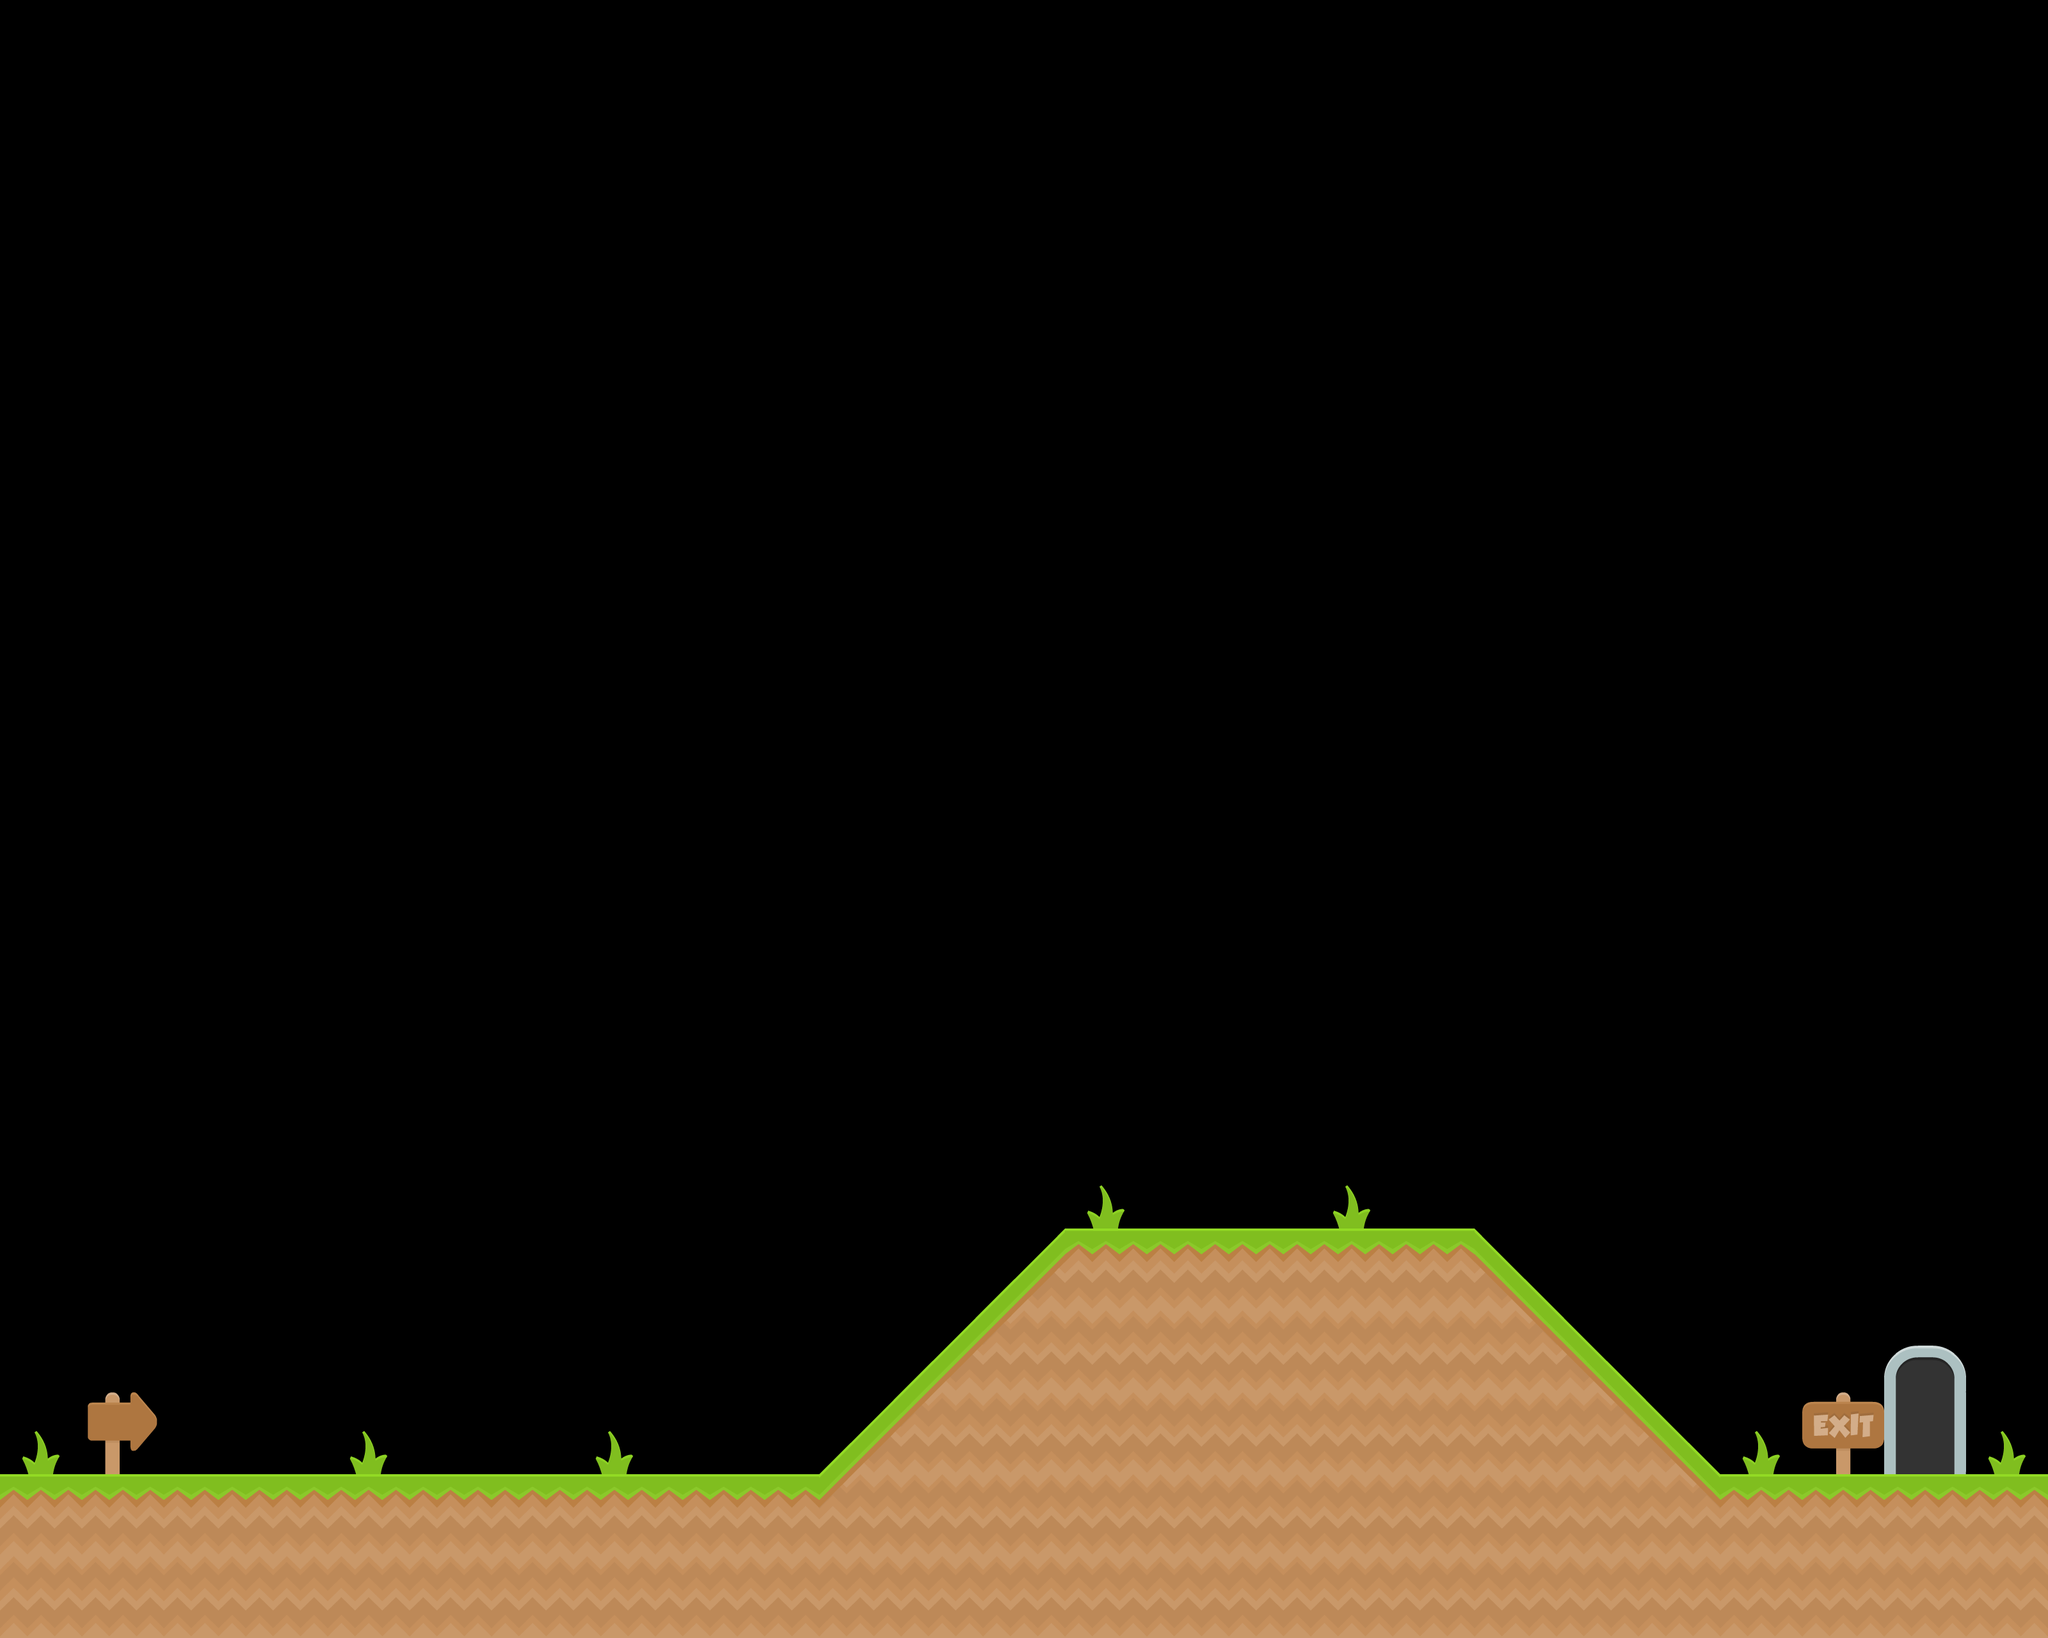

Rendered tile map (Tiled .tmx) drawn with the repository's tilesets; below, a short description and the full map source, tile grids included:
An orthogonal 25x20 tile map with 128x128 px tiles, 4 tile layers (Ladders, Ground, Background, Goal) and 5 objects.

<map version="1.5" tiledversion="1.7.2" orientation="orthogonal" renderorder="right-down" width="25" height="20" tilewidth="128" tileheight="128" infinite="0" nextlayerid="8" nextobjectid="6">
 <tileset firstgid="1" source="arcade_platformer.tsx" />
 <layer id="7" name="Ladders" width="25" height="20">
  <data encoding="csv">
0,0,0,0,0,0,0,0,0,0,0,0,0,0,0,0,0,0,0,0,0,0,0,0,0,
0,0,0,0,0,0,0,0,0,0,0,0,0,0,0,0,0,0,0,0,0,0,0,0,0,
0,0,0,0,0,0,0,0,0,0,0,0,0,0,0,0,0,0,0,0,0,0,0,0,0,
0,0,0,0,0,0,0,0,0,0,0,0,0,0,0,0,0,0,0,0,0,0,0,0,0,
0,0,0,0,0,0,0,0,0,0,0,0,0,0,0,0,0,0,0,0,0,0,0,0,0,
0,0,0,0,0,0,0,0,0,0,0,0,0,0,0,0,0,0,0,0,0,0,0,0,0,
0,0,0,0,0,0,0,0,0,0,0,0,0,0,0,0,0,0,0,0,0,0,0,0,0,
0,0,0,0,0,0,0,0,0,0,0,0,0,0,0,0,0,0,0,0,0,0,0,0,0,
0,0,0,0,0,0,0,0,0,0,0,0,0,0,0,0,0,0,0,0,0,0,0,0,0,
0,0,0,0,0,0,0,0,0,0,0,0,0,0,0,0,0,0,0,0,0,0,0,0,0,
0,0,0,0,0,0,0,0,0,0,0,0,0,0,0,0,0,0,0,0,0,0,0,0,0,
0,0,0,0,0,0,0,0,0,0,0,0,0,0,0,0,0,0,0,0,0,0,0,0,0,
0,0,0,0,0,0,0,0,0,0,0,0,0,0,0,0,0,0,0,0,0,0,0,0,0,
0,0,0,0,0,0,0,0,0,0,0,0,0,0,0,0,0,0,0,0,0,0,0,0,0,
0,0,0,0,0,0,0,0,0,0,0,0,0,0,0,0,0,0,0,0,0,0,0,0,0,
0,0,0,0,0,0,0,0,0,0,0,0,0,0,0,0,0,0,0,0,0,0,0,0,0,
0,0,0,0,0,0,0,0,0,0,0,0,0,0,0,0,0,0,0,0,0,0,0,0,0,
0,0,0,0,0,0,0,0,0,0,0,0,0,0,0,0,0,0,0,0,0,0,0,0,0,
0,0,0,0,0,0,0,0,0,0,0,0,0,0,0,0,0,0,0,0,0,0,0,0,0,
0,0,0,0,0,0,0,0,0,0,0,0,0,0,0,0,0,0,0,0,0,0,0,0,0
</data>
 </layer>
 <layer id="1" name="Ground" width="25" height="20" locked="1">
  <data encoding="csv">
0,0,0,0,0,0,0,0,0,0,0,0,0,0,0,0,0,0,0,0,0,0,0,0,0,
0,0,0,0,0,0,0,0,0,0,0,0,0,0,0,0,0,0,0,0,0,0,0,0,0,
0,0,0,0,0,0,0,0,0,0,0,0,0,0,0,0,0,0,0,0,0,0,0,0,0,
0,0,0,0,0,0,0,0,0,0,0,0,0,0,0,0,0,0,0,0,0,0,0,0,0,
0,0,0,0,0,0,0,0,0,0,0,0,0,0,0,0,0,0,0,0,0,0,0,0,0,
0,0,0,0,0,0,0,0,0,0,0,0,0,0,0,0,0,0,0,0,0,0,0,0,0,
0,0,0,0,0,0,0,0,0,0,0,0,0,0,0,0,0,0,0,0,0,0,0,0,0,
0,0,0,0,0,0,0,0,0,0,0,0,0,0,0,0,0,0,0,0,0,0,0,0,0,
0,0,0,0,0,0,0,0,0,0,0,0,0,0,0,0,0,0,0,0,0,0,0,0,0,
0,0,0,0,0,0,0,0,0,0,0,0,0,0,0,0,0,0,0,0,0,0,0,0,0,
0,0,0,0,0,0,0,0,0,0,0,0,0,0,0,0,0,0,0,0,0,0,0,0,0,
0,0,0,0,0,0,0,0,0,0,0,0,0,0,0,0,0,0,0,0,0,0,0,0,0,
0,0,0,0,0,0,0,0,0,0,0,0,0,0,0,0,0,0,0,0,0,0,0,0,0,
0,0,0,0,0,0,0,0,0,0,0,0,0,0,0,0,0,0,0,0,0,0,0,0,0,
0,0,0,0,0,0,0,0,0,0,0,0,0,0,0,0,0,0,0,0,0,0,0,0,0,
0,0,0,0,0,0,0,0,0,0,0,0,15,17,17,17,17,17,14,0,0,0,0,0,0,
0,0,0,0,0,0,0,0,0,0,0,15,9,3,3,3,3,3,8,14,0,0,0,0,0,
0,0,0,0,0,0,0,0,0,0,15,9,3,3,3,3,3,3,3,8,14,0,0,0,0,
17,17,17,17,17,17,17,17,17,17,9,3,3,3,3,3,3,3,3,3,8,17,17,17,17,
3,3,3,3,3,3,3,3,3,3,3,3,3,3,3,3,3,3,3,3,3,3,3,3,3
</data>
 </layer>
 <layer id="2" name="Background" width="25" height="20" locked="1">
  <data encoding="csv">
0,0,0,0,0,0,0,0,0,0,0,0,0,0,0,0,0,0,0,0,0,0,0,0,0,
0,0,0,0,0,0,0,0,0,0,0,0,0,0,0,0,0,0,0,0,0,0,0,0,0,
0,0,0,0,0,0,0,0,0,0,0,0,0,0,0,0,0,0,0,0,0,0,0,0,0,
0,0,0,0,0,0,0,0,0,0,0,0,0,0,0,0,0,0,0,0,0,0,0,0,0,
0,0,0,0,0,0,0,0,0,0,0,0,0,0,0,0,0,0,0,0,0,0,0,0,0,
0,0,0,0,0,0,0,0,0,0,0,0,0,0,0,0,0,0,0,0,0,0,0,0,0,
0,0,0,0,0,0,0,0,0,0,0,0,0,0,0,0,0,0,0,0,0,0,0,0,0,
0,0,0,0,0,0,0,0,0,0,0,0,0,0,0,0,0,0,0,0,0,0,0,0,0,
0,0,0,0,0,0,0,0,0,0,0,0,0,0,0,0,0,0,0,0,0,0,0,0,0,
0,0,0,0,0,0,0,0,0,0,0,0,0,0,0,0,0,0,0,0,0,0,0,0,0,
0,0,0,0,0,0,0,0,0,0,0,0,0,0,0,0,0,0,0,0,0,0,0,0,0,
0,0,0,0,0,0,0,0,0,0,0,0,0,0,0,0,0,0,0,0,0,0,0,0,0,
0,0,0,0,0,0,0,0,0,0,0,0,0,0,0,0,0,0,0,0,0,0,0,0,0,
0,0,0,0,0,0,0,0,0,0,0,0,0,0,0,0,0,0,0,0,0,0,0,0,0,
0,0,0,0,0,0,0,0,0,0,0,0,0,31,0,0,31,0,0,0,0,0,0,0,0,
0,0,0,0,0,0,0,0,0,0,0,0,0,0,0,0,0,0,0,0,0,0,0,0,0,
0,0,0,0,0,0,0,0,0,0,0,0,0,0,0,0,0,0,0,0,0,0,0,0,0,
31,36,0,0,31,0,0,31,0,0,0,0,0,0,0,0,0,0,0,0,0,31,34,0,31,
0,0,0,0,0,0,0,0,0,0,0,0,0,0,0,0,0,0,0,0,0,0,0,0,0,
0,0,0,0,0,0,0,0,0,0,0,0,0,0,0,0,0,0,0,0,0,0,0,0,0
</data>
 </layer>
 <layer id="4" name="Goal" width="25" height="20" locked="1">
  <data encoding="csv">
0,0,0,0,0,0,0,0,0,0,0,0,0,0,0,0,0,0,0,0,0,0,0,0,0,
0,0,0,0,0,0,0,0,0,0,0,0,0,0,0,0,0,0,0,0,0,0,0,0,0,
0,0,0,0,0,0,0,0,0,0,0,0,0,0,0,0,0,0,0,0,0,0,0,0,0,
0,0,0,0,0,0,0,0,0,0,0,0,0,0,0,0,0,0,0,0,0,0,0,0,0,
0,0,0,0,0,0,0,0,0,0,0,0,0,0,0,0,0,0,0,0,0,0,0,0,0,
0,0,0,0,0,0,0,0,0,0,0,0,0,0,0,0,0,0,0,0,0,0,0,0,0,
0,0,0,0,0,0,0,0,0,0,0,0,0,0,0,0,0,0,0,0,0,0,0,0,0,
0,0,0,0,0,0,0,0,0,0,0,0,0,0,0,0,0,0,0,0,0,0,0,0,0,
0,0,0,0,0,0,0,0,0,0,0,0,0,0,0,0,0,0,0,0,0,0,0,0,0,
0,0,0,0,0,0,0,0,0,0,0,0,0,0,0,0,0,0,0,0,0,0,0,0,0,
0,0,0,0,0,0,0,0,0,0,0,0,0,0,0,0,0,0,0,0,0,0,0,0,0,
0,0,0,0,0,0,0,0,0,0,0,0,0,0,0,0,0,0,0,0,0,0,0,0,0,
0,0,0,0,0,0,0,0,0,0,0,0,0,0,0,0,0,0,0,0,0,0,0,0,0,
0,0,0,0,0,0,0,0,0,0,0,0,0,0,0,0,0,0,0,0,0,0,0,0,0,
0,0,0,0,0,0,0,0,0,0,0,0,0,0,0,0,0,0,0,0,0,0,0,0,0,
0,0,0,0,0,0,0,0,0,0,0,0,0,0,0,0,0,0,0,0,0,0,0,0,0,
0,0,0,0,0,0,0,0,0,0,0,0,0,0,0,0,0,0,0,0,0,0,0,30,0,
0,0,0,0,0,0,0,0,0,0,0,0,0,0,0,0,0,0,0,0,0,0,0,29,0,
0,0,0,0,0,0,0,0,0,0,0,0,0,0,0,0,0,0,0,0,0,0,0,0,0,
0,0,0,0,0,0,0,0,0,0,0,0,0,0,0,0,0,0,0,0,0,0,0,0,0
</data>
 </layer>
 <objectgroup id="5" name="Collectibles">
  <object id="1" gid="23" x="386" y="2302.89" width="128" height="128">
   <properties>
    <property name="point_value" type="int" value="10" />
   </properties>
  </object>
  <object id="2" gid="23" x="769.333" y="2175.11" width="128" height="128">
   <properties>
    <property name="point_value" type="int" value="10" />
   </properties>
  </object>
  <object id="3" gid="24" x="1152.67" y="2314" width="128" height="128">
   <properties>
    <property name="point_value" type="int" value="20" />
   </properties>
  </object>
  <object id="4" gid="24" x="1802.67" y="1669.56" width="128" height="128">
   <properties>
    <property name="point_value" type="int" value="20" />
   </properties>
  </object>
  <object id="5" gid="24" x="2041.56" y="1669.56" width="128" height="128">
   <properties>
    <property name="point_value" type="int" value="20" />
   </properties>
  </object>
 </objectgroup>
</map>
